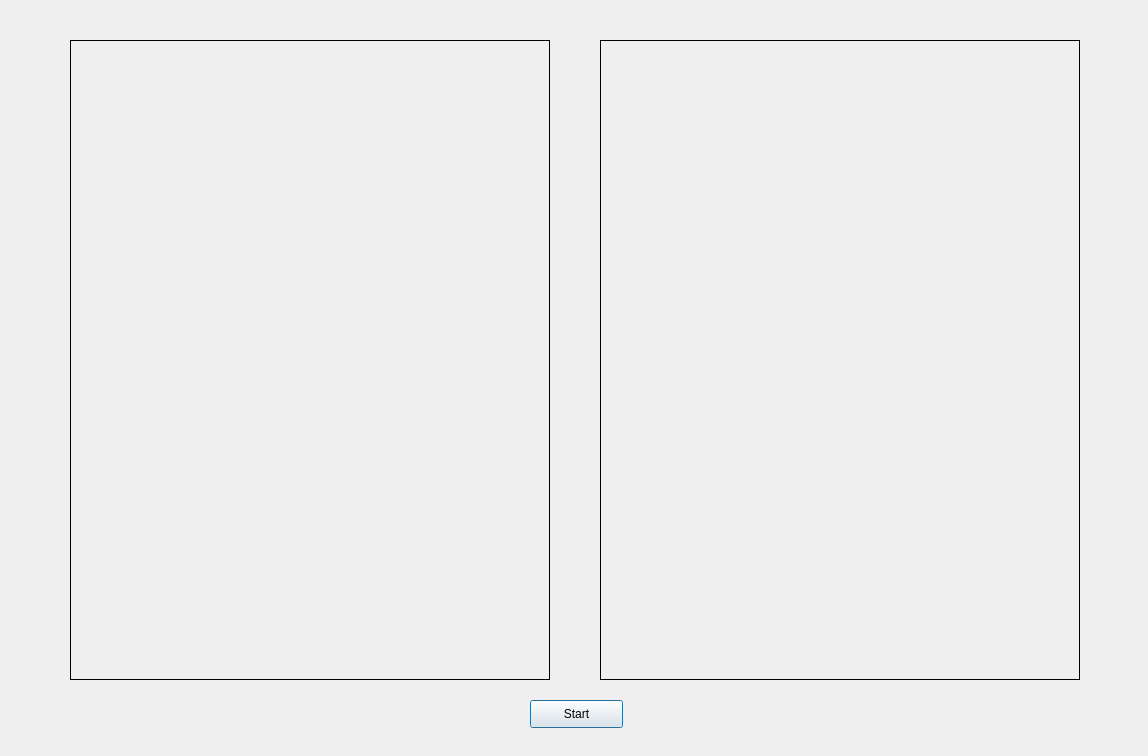
<?xml version="1.0" encoding="UTF-8"?>
<ui version="4.0">
 <class>Dialog</class>
 <widget class="QDialog" name="Dialog">
  <property name="windowModality">
   <enum>Qt::NonModal</enum>
  </property>
  <property name="geometry">
   <rect>
    <x>0</x>
    <y>0</y>
    <width>1148</width>
    <height>756</height>
   </rect>
  </property>
  <property name="windowTitle">
   <string>Dialog</string>
  </property>
  <widget class="QPushButton" name="pushButton">
   <property name="geometry">
    <rect>
     <x>530</x>
     <y>700</y>
     <width>93</width>
     <height>28</height>
    </rect>
   </property>
   <property name="text">
    <string>Start</string>
   </property>
   <property name="checkable">
    <bool>true</bool>
   </property>
  </widget>
  <widget class="QLabel" name="label">
   <property name="geometry">
    <rect>
     <x>70</x>
     <y>40</y>
     <width>480</width>
     <height>640</height>
    </rect>
   </property>
   <property name="autoFillBackground">
    <bool>false</bool>
   </property>
   <property name="frameShape">
    <enum>QFrame::Box</enum>
   </property>
   <property name="text">
    <string/>
   </property>
   <property name="scaledContents">
    <bool>false</bool>
   </property>
  </widget>
  <widget class="QLabel" name="label_2">
   <property name="geometry">
    <rect>
     <x>600</x>
     <y>40</y>
     <width>480</width>
     <height>640</height>
    </rect>
   </property>
   <property name="frameShape">
    <enum>QFrame::Box</enum>
   </property>
   <property name="text">
    <string/>
   </property>
  </widget>
 </widget>
 <resources/>
 <connections/>
</ui>
